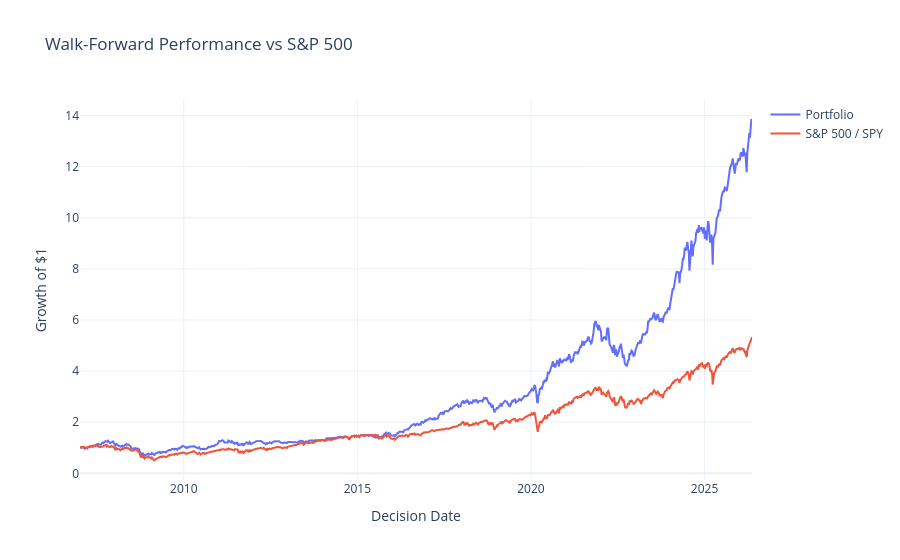

Notebook code for this chart:
### Markdown cell above
## Performance vs S&P 500

### Code cell
performance_fig = build_performance_figure(result)
performance_fig.show()

### Figure 1 — Plotly figure (JSON) as saved in the notebook; plotly's stock layout.template omitted (floating-point values rounded to 4 significant figures; data arrays with more than 128 entries replaced by an {"elided": "..."} marker saying what was removed)
{"data": [{"mode": "lines", "name": "Portfolio", "type": "scatter", "x": {"elided": "977 str values"}, "y": {"elided": "977 float values"}}, {"mode": "lines", "name": "S&P 500 / SPY", "type": "scatter", "x": {"elided": "977 str values"}, "y": {"elided": "977 float values"}}], "layout": {"title": {"text": "Walk-Forward Performance vs S&P 500"}, "xaxis": {"title": {"text": "Decision Date"}}, "yaxis": {"title": {"text": "Growth of $1"}}}}
